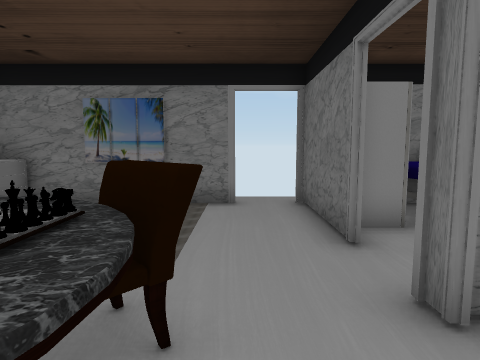
[1] (above)

15 first-person views from a walk through a Unity game level. The camera is 1.44 m above the floor, tilts 6° down and sees 75° across. Doors are open. The floor is counted in squares, 0.96 m on a side. Each view is taken from the middle of a square. On the plan, view 1 faces up. The plan holds only what a view shows up to about 15 squares ahead; the rest is blank. The player character is not drawn. Some surface patterns are stand-ins.

[2]
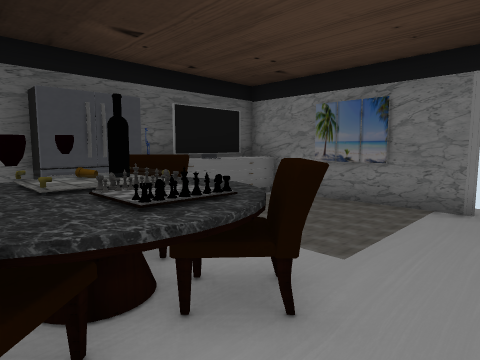

[3]
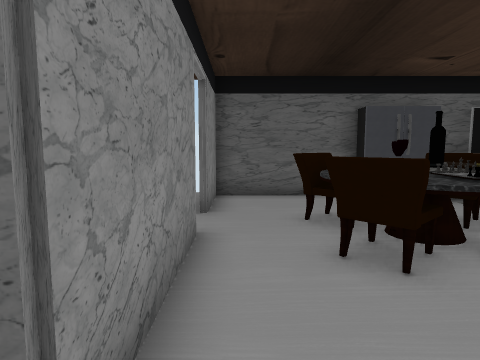

[4]
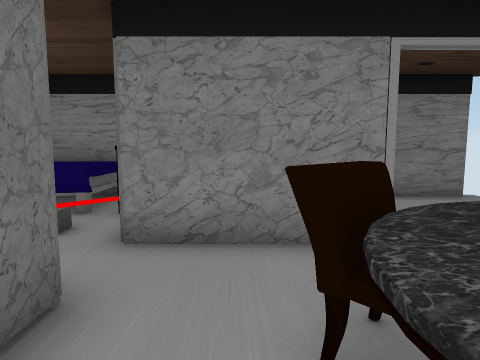

[5]
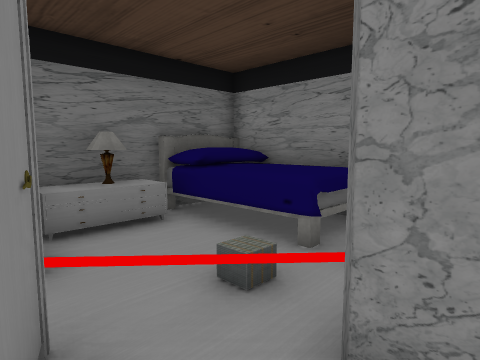

[6]
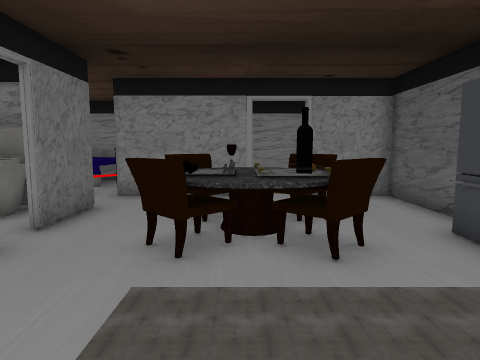

[7]
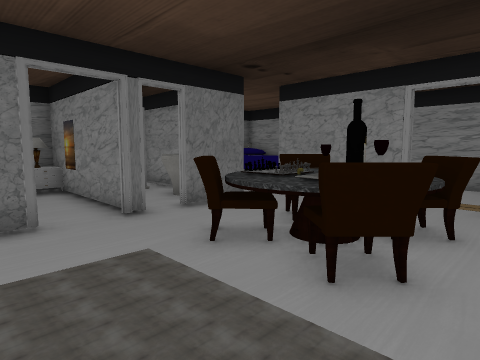

[8]
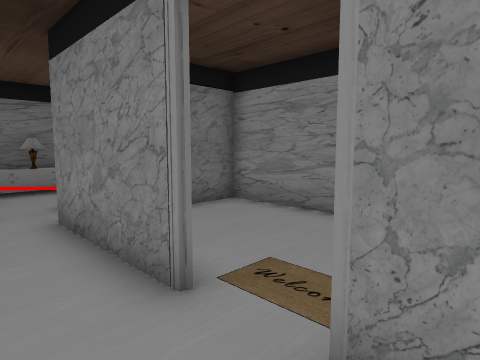

[9]
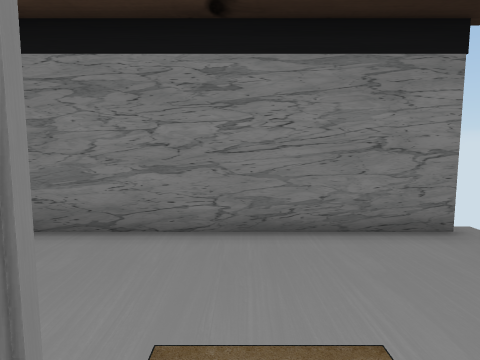

[10]
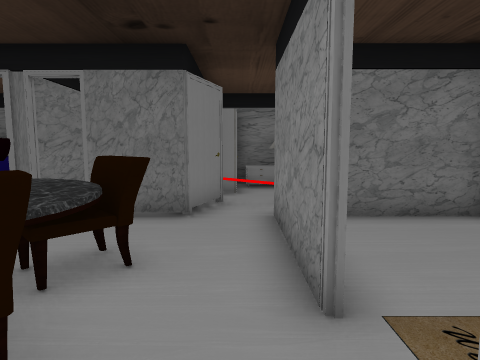

[11]
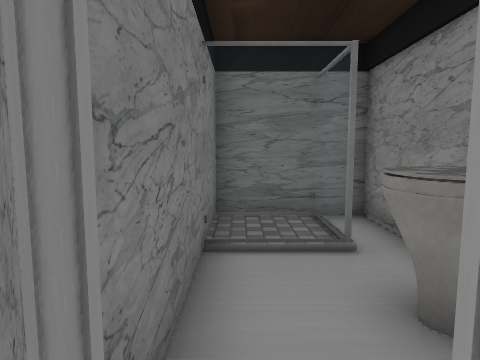

[12]
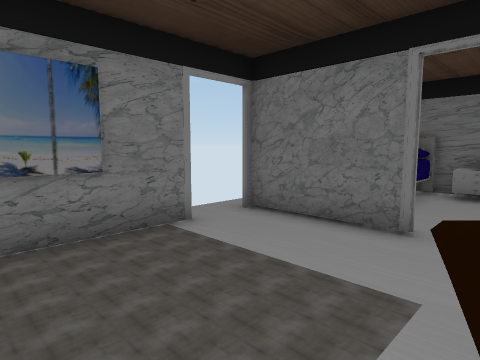

[13]
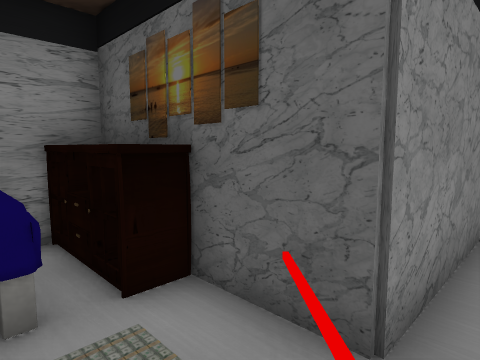

[14]
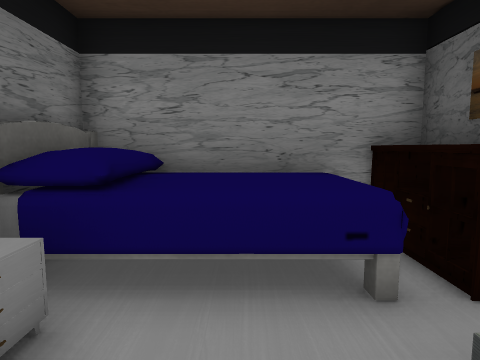

[15]
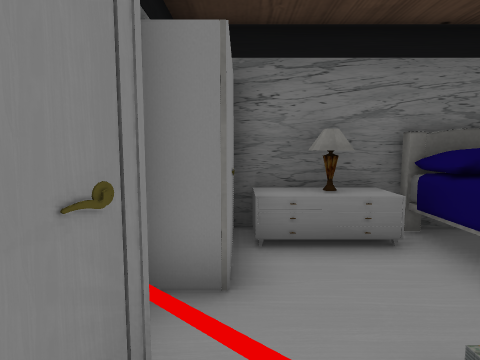

### Floor plan
Key: @ floor where view 1 was taken; # wall or solid block; x gap in a wall; . floor; D open door; = window, fence, low wall or low ledge; ^ raised ledge; O other object.
Columns run from 7 left of view 1 to 8 right of it. Each row starts with its distance up from view 1.
  9        ...
  8 #O#####DD#
  7 #O.......O O
  6 #O.......##OOOO#
  5 #O ......#....O#
  4 #O.......D....O#
  3 #O..O^O..D# #OO#
  2 #O.OO^O..D...=.#
  1 #..^O^^..#.O.==#
  0 #..OOOO@.#OO...#
 -1 #...O.O..## #OO#
 -2 #............###
 -3 ###DD#####....O#
 -4   .......#O...O#
 -5  ........O.OOOO#
 -6  ........O.OOOO#
 -7 .........O.OOOO
 -8 x##############

Positions as (right, up) in squares from view 1, and headings:
1: (0, 0), facing up
2: (1, 0), facing up-left
3: (3, -2), facing left
4: (0, 2), facing down
5: (1, -1), facing down-right
6: (-2, 7), facing down
7: (-5, 6), facing down-right
8: (-5, -1), facing down-right
9: (-3, -2), facing down
10: (-5, -2), facing right
11: (1, 2), facing right
12: (-4, 3), facing up-right
13: (4, -2), facing down-left
14: (5, -2), facing down
15: (2, -2), facing right
